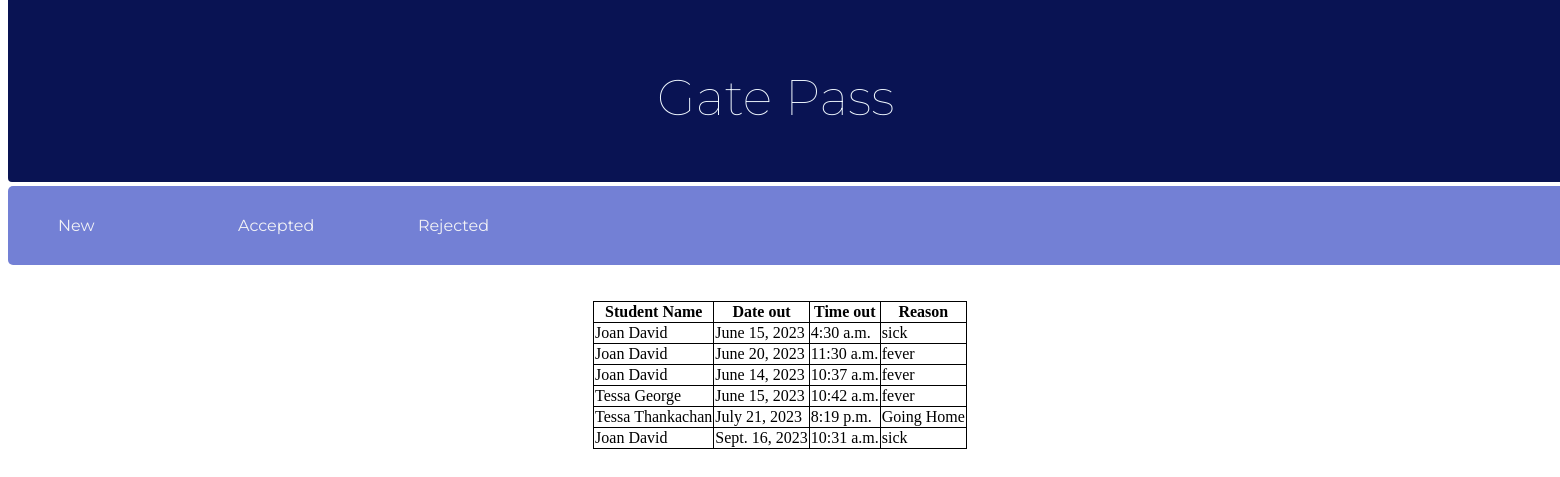
The page /rejected on the database its author committed.
### app6/models.py (models this page shows)
class Gatepasses(models.Model):
    option=(
        ('1','accepted'),
        ('0','rejected'),
    )
    fname = models.CharField(max_length=25)
    lname = models.CharField(max_length=25)
    stud_id=models.CharField(max_length=10,null=False,blank=False)
    date_out=models.DateField(null=True)
    time_out=models.TimeField(null=True)
    reason=models.CharField(max_length=200)
    status=models.CharField(max_length=10)
    warden_approve=models.CharField(max_length=3,choices=option)
    date_in=models.DateField(null=True)
    time_in=models.TimeField(null=True)
    users=models.ForeignKey(Student,on_delete=models.CASCADE)

### app6/views.py (the view)
# urls.py: path('rejected',views.rejected),
def rejected(request):
    new=Gatepasses.objects.filter(warden_approve='0').all()
    dic={'new':new}
    return render(request,'Warden/Rejected.html',dic)

### app6/templates/Warden/Rejected.html (shortened to what this page needs)
<!DOCTYPE html>
<html lang="en">
<head>
</head>
<body>
    <div class="main">
         <p>Gate Pass</p>
    </div>
    <nav>
        <ul>
            <li><a href="newgatereq">New</a></li>
            <li><a href="accepted">Accepted</a></li>
            <li><a href="rejected">Rejected</a></li>
        </ul>
    </nav>
    <br>
    <br>
    <table  class="center">
        <tr>
            <th>Student Name</th>
            <th>Date out</th>
            <th>Time out</th>
            <th>Reason</th>
        </tr>
        {% for i in new %}
        <tr>
            <td>{{i.fname}} {{i.lname}}</td>
            <td>{{i.date_out}}</td>
            <td>{{i.time_out}}</td>
            <td>{{i.reason}}</td>
        </tr>
        {% endfor %}
   </table>
</body>
</html>

### app6/templates/Warden/Rejected.html (style rules this page uses)
.main { width:100%; height:100px; background-color: #091353; border-radius:4px; margin-top:-40px; color:aliceblue ; padding:57px; font-size: 20px; bottom:500px; font-family: 'Montserrat', sans-serif; }
p { color:aliceblue ; font-size: 50px; font-weight:100; position: absolute; top:0px; left: 640px; padding:17px; font-family: 'Montserrat', sans-serif; }
nav { width:102rem; height:20%; background-color:#7380d5; margin-top: 4px; overflow:auto; border-radius: 5px; }
ul { padding:0; margin:0 0 0 15px; list-style: none; }
li { float:left; padding: 10px; }
nav a { width:110px; height:10%; display:block; padding:20px 25px; text-decoration:none; font-family:'Montserrat', sans-serif; color:rgb(242, 242, 246); align-items: center; }
.center { margin-left: auto; margin-right: auto; }
table, th, td { border: 1px solid black; border-collapse: collapse; }

### rows shown on the page
Gatepasses: fname "Joan", lname "David", date_out "June 15, 2023", time_out "4:30 a.m.", reason "sick"
Gatepasses: fname "Joan", lname "David", date_out "June 20, 2023", time_out "11:30 a.m.", reason "fever"
Gatepasses: fname "Joan", lname "David", date_out "June 14, 2023", time_out "10:37 a.m.", reason "fever"
Gatepasses: fname "Tessa", lname "George", date_out "June 15, 2023", time_out "10:42 a.m.", reason "fever"
Gatepasses: fname "Tessa", lname "Thankachan", date_out "July 21, 2023", time_out "8:19 p.m.", reason "Going Home"
Gatepasses: fname "Joan", lname "David", date_out "Sept. 16, 2023", time_out "10:31 a.m.", reason "sick"
